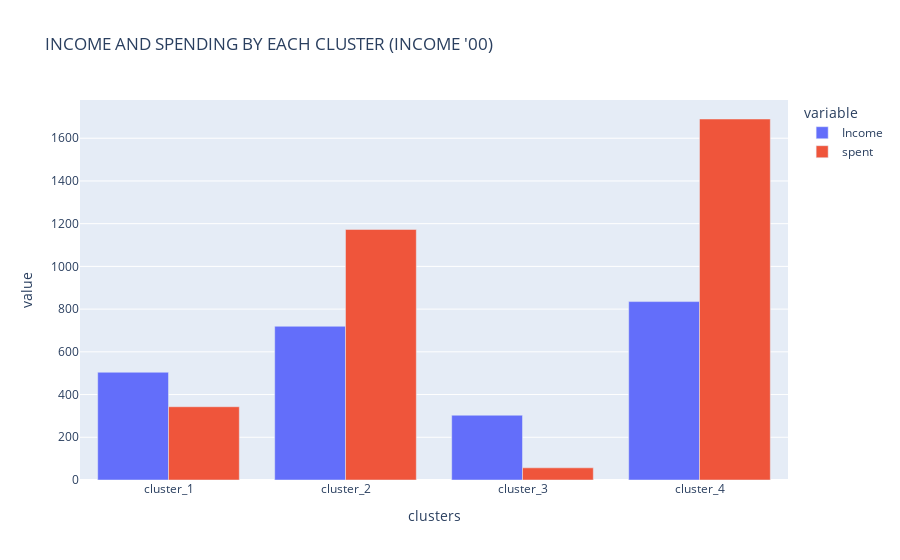

Notebook cell for this chart:
### Code cell
df1 = data[['clusters','spent']].groupby(['clusters']).median()
df1.reset_index(inplace= True)
df2 = data[['clusters','Income']].groupby(['clusters']).median()
df2.reset_index(inplace= True)

income_spent = pd.merge(df1,df2, on='clusters', how = 'inner')
income_spent['Income'] = [x/100 for x in income_spent['Income']]
px.bar(data_frame=income_spent, x = 'clusters', y = ['Income','spent'],
       barmode='group', title = "INCOME AND SPENDING BY EACH CLUSTER (INCOME '00)")

### Figure 1 — Plotly figure (JSON) as saved in the notebook; plotly's stock layout.template omitted (floating-point values rounded to 4 significant figures)
{"data": [{"alignmentgroup": "True", "hovertemplate": "variable=Income<br>clusters=%{x}<br>value=%{y}<extra></extra>", "legendgroup": "Income", "marker": {"color": "#636efa", "pattern": {"shape": ""}}, "name": "Income", "offsetgroup": "Income", "orientation": "v", "showlegend": true, "textposition": "auto", "type": "bar", "x": ["cluster_1", "cluster_2", "cluster_3", "cluster_4"], "xaxis": "x", "y": [504.4, 719.6, 303.2, 835.2], "yaxis": "y"}, {"alignmentgroup": "True", "hovertemplate": "variable=spent<br>clusters=%{x}<br>value=%{y}<extra></extra>", "legendgroup": "spent", "marker": {"color": "#EF553B", "pattern": {"shape": ""}}, "name": "spent", "offsetgroup": "spent", "orientation": "v", "showlegend": true, "textposition": "auto", "type": "bar", "x": ["cluster_1", "cluster_2", "cluster_3", "cluster_4"], "xaxis": "x", "y": [343, 1173, 57, 1690], "yaxis": "y"}], "layout": {"barmode": "group", "legend": {"title": {"text": "variable"}, "tracegroupgap": 0}, "title": {"text": "INCOME AND SPENDING BY EACH CLUSTER (INCOME '00)"}, "xaxis": {"anchor": "y", "domain": [0, 1], "title": {"text": "clusters"}}, "yaxis": {"anchor": "x", "domain": [0, 1], "title": {"text": "value"}}}}
